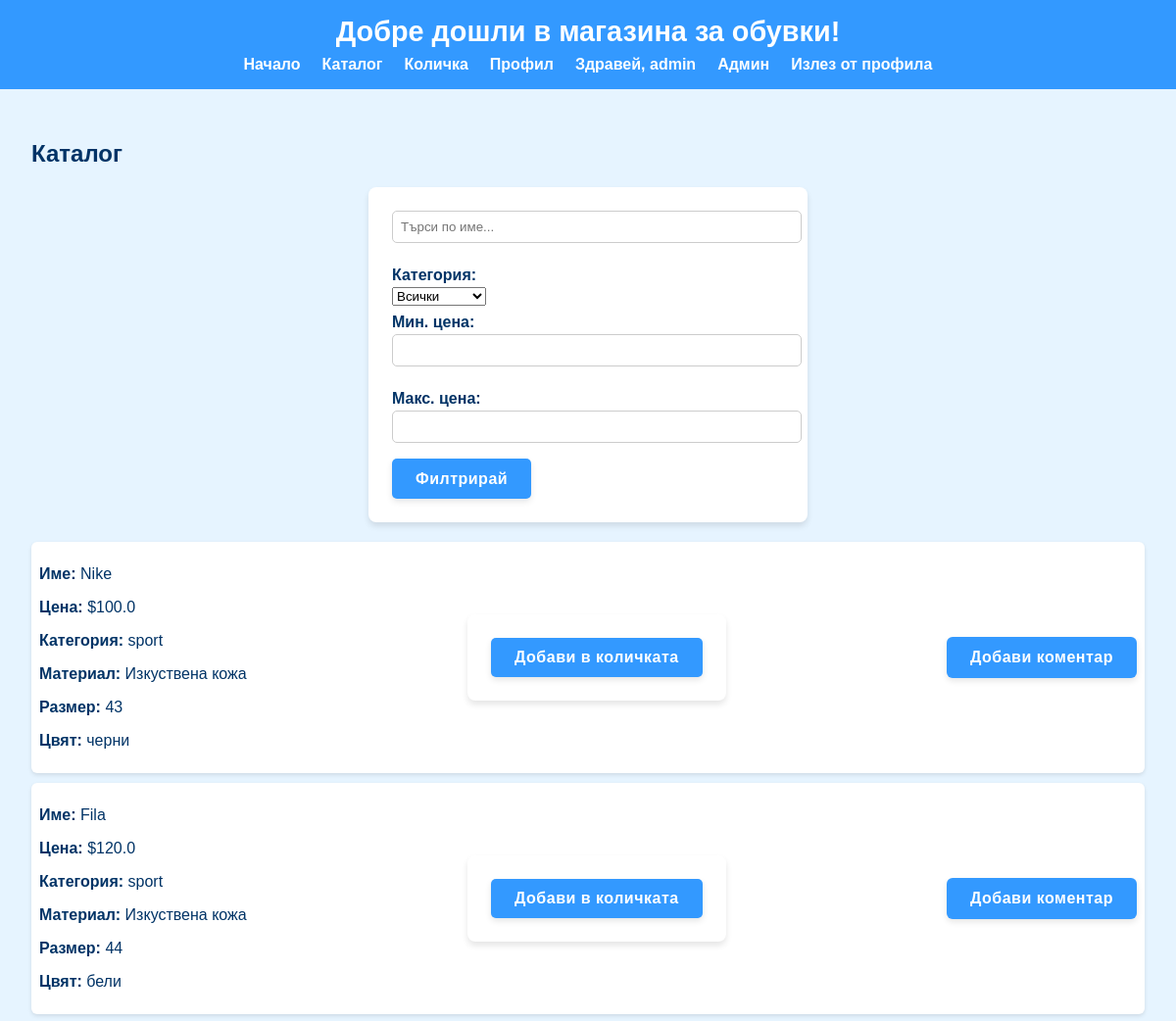
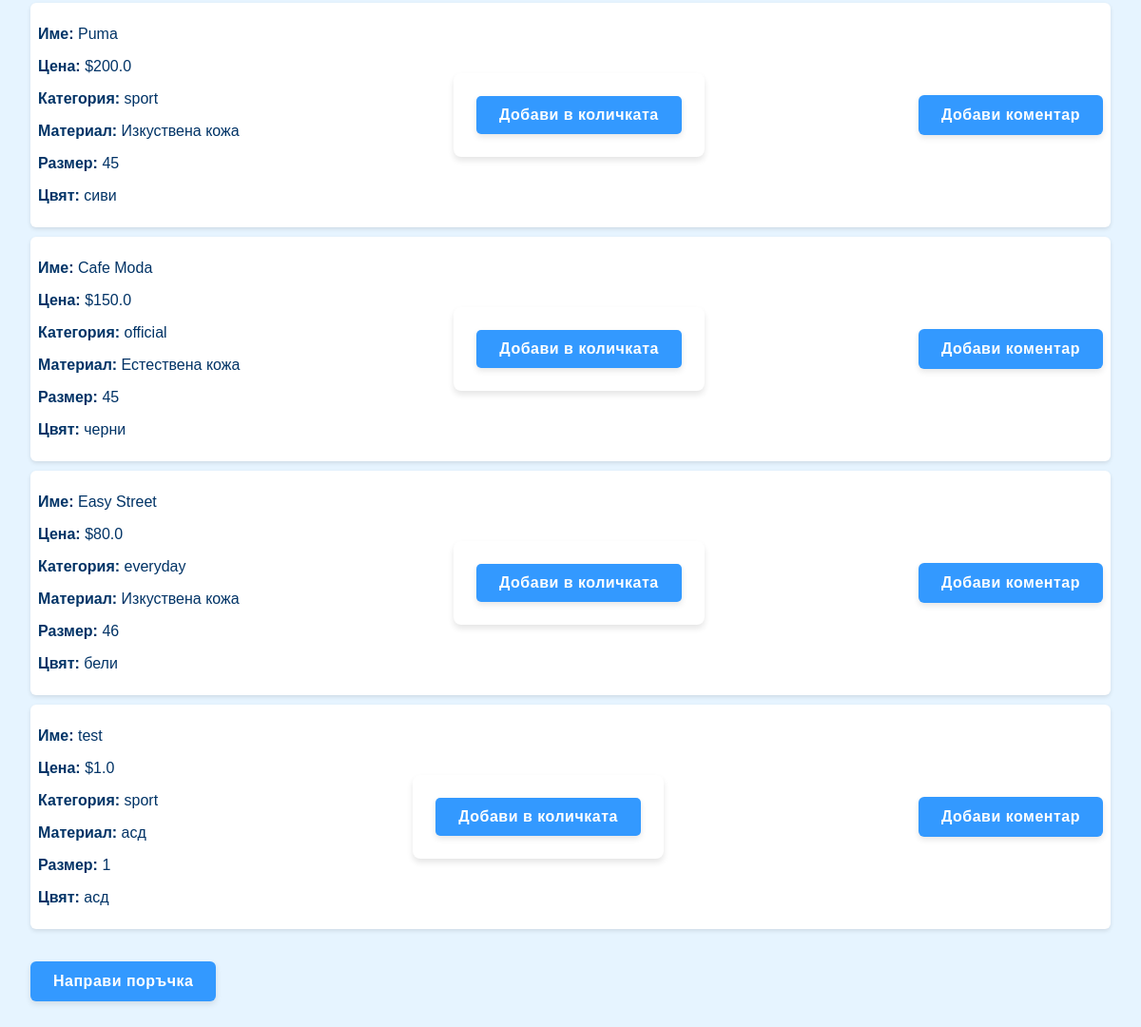
The app's page /catalog/ (signed in) with its own data (2 pictures, top to bottom).
### models.py (models this page shows, shortened)
class Shoe(db.Model):
    __tablename__ = "shoes"
    id = db.Column(db.Integer, primary_key=True)
    name = db.Column(db.String(100), nullable=False)
    price = db.Column(db.Float, nullable=False)
    material = db.Column(db.String(100), nullable=False)
    size = db.Column(db.Integer, nullable=False)
    color = db.Column(db.String(100), nullable=False)
    category = db.Column(db.String(50), nullable=False)
    type = db.Column(db.String(50))
    __mapper_args__ = {
        "polymorphic_identity": "shoe",
        "polymorphic_on": type
    }

### controllers/catalog_controller.py (the view)
@catalog_bp.route('/')
def catalog_list():
    query = request.args.get("q", "").lower()
    category = request.args.get("category", "")
    min_price = request.args.get("min_price", type=float)
    max_price = request.args.get("max_price", type=float)
    shoes = catalog_service.get_all_shoes()
    if query:
        shoes = [s for s in shoes if query in s.name.lower()]
    if category:
        shoes = [s for s in shoes if getattr(s, "category", "") == category]
    if min_price is not None:
        shoes = [s for s in shoes if s.price >= min_price]
    if max_price is not None:
        shoes = [s for s in shoes if s.price <= max_price]
    return render_template(
        "catalog.html",
        shoes=shoes,
        query=query,
        category=category,
        min_price=min_price,
        max_price=max_price
    )

### app.py (called while the page is built, shortened)
@app.before_request
def restrict_admin_pages():
    if request.path.startswith("/admin"):
        if session.get("role") != "admin":
            flash("Нямате достъп до админ панела.", "error")
            return redirect(url_for("index"))

@app.before_request
def setup_database():
    db.create_all()
    if not User.query.filter_by(username="admin").first():
        hashed_password = generate_password_hash("admin123")
        admin_user = User(username="admin", email="admin@admin.com", password=hashed_password, role="admin")
        db.session.add(admin_user)
        db.session.commit()

### services/catalog_service.py (called while the page is built)
def get_all_shoes():
    return Shoe.query.all()

### templates/catalog.html (shortened to what this page needs)
{% extends "base.html" %}
{% block content %}
<h2>Каталог</h2>
<form method="get" action="{{ url_for('catalog.catalog_list') }}" style="margin-bottom: 20px;">
    <input type="text" name="q" placeholder="Търси по име..." value="{{ query }}">
    <label for="category">Категория:</label>
    <select name="category">
        <option value="">Всички</option>
    </select>
    <label for="min_price">Мин. цена:</label>
    <input type="number" step="0.01" name="min_price" value="{{ min_price if min_price is not none else '' }}">
    <label for="max_price">Макс. цена:</label>
    <input type="number" step="0.01" name="max_price" value="{{ max_price if max_price is not none else '' }}">
    <button type="submit">Филтрирай</button>
</form>
<ul style="list-style: none; padding: 0;">
    {% for shoe in shoes %}
    <li style="display: flex; justify-content: space-between; align-items: center; margin-bottom: 10px; padding: 8px; background: #fff; border-radius: 6px; box-shadow: 0 2px 4px rgba(0,0,0,0.1);">
  <div id="details-{{ shoe.id }}" class="hidden mt-3 border-t pt-3 text-gray-700">
    <p><strong>Име:</strong> {{ shoe.name }}</p>
    <p><strong>Цена:</strong> ${{ shoe.price }}</p>
    <p><strong>Категория:</strong> {{ shoe.category }}</p>
    <p><strong>Материал:</strong> {{ shoe.material or "Няма данни." }}</p>
    <p><strong>Размер:</strong> {{ shoe.size or "Няма налични." }}</p>
      <p><strong>Цвят:</strong> {{ shoe.color or "Няма данни" }}</p>
  </div>
        <form method="post" action="{{ url_for('cart.add_to_cart', shoe_id=shoe.id) }}">
            <button type="submit">Добави в количката</button>
        </form>
    <a href="{{ url_for('comment.add_comment') }}"><button>Добави коментар</button></a>
    {% endfor %}
</ul>
<br>
<a href="{{ url_for('order.create_order') }}">
    <button>Направи поръчка</button>
</a>
{% endblock %}

### static/styles.css (style rules this page uses)
:root { --primary-color: #e6f4ff; --secondary-color: #3399ff; --text-color: #003366; }
body { font-family: Arial, sans-serif; margin: 0; background-color: var(--primary-color); color: var(--text-color); }
form { background: white; padding: 1.5rem; border-radius: 8px; max-width: 400px; margin: auto; box-shadow: 0 4px 6px rgba(0,0,0,0.1); }
form label { display: block; margin: 0.5rem 0 0.2rem; font-weight: bold; }
form input { width: 100%; padding: 0.5rem; margin-bottom: 1rem; border: 1px solid #ccc; border-radius: 5px; }
form button { background: var(--secondary-color); color: white; border: none; padding: 0.7rem 1.5rem; border-radius: 5px; cursor: pointer; }
button { background-color: var(--secondary-color); color: white; border: none; padding: 0.75rem 1.5rem; border-radius: 6px; font-size: 1rem; font-weight: bold; letter-spacing: 0.5px; cursor: pointer; transition: all 0.3s ease; box-shadow: 0 3px 6px rgba(0,0,0,0.1); }

### records on screen
Shoe: name "Nike", price "100.0", category "sport", material "Изкуствена кожа", size "43", color "черни"
Shoe: name "Fila", price "120.0", category "sport", material "Изкуствена кожа", size "44", color "бели"
Shoe: name "Puma", price "200.0", category "sport", material "Изкуствена кожа", size "45", color "сиви"
Shoe: name "Cafe Moda", price "150.0", category "official", material "Естествена кожа", size "45", color "черни"
Shoe: name "Easy Street", price "80.0", category "everyday", material "Изкуствена кожа", size "46", color "бели"
Shoe: name "test", price "1.0", category "sport", material "асд", size "1", color "асд"

### other values on screen
{{ session.get('username') }} "admin"
